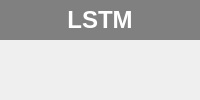
      <widget class="QWidget" name="page_LSTM">
       <layout class="QGridLayout" name="gridLayout_6">
        <property name="leftMargin">
         <number>0</number>
        </property>
        <property name="topMargin">
         <number>0</number>
        </property>
        <property name="rightMargin">
         <number>0</number>
        </property>
        <property name="bottomMargin">
         <number>0</number>
        </property>
        <property name="spacing">
         <number>0</number>
        </property>
        <item row="0" column="0">
         <widget class="QLabel" name="label_14">
          <property name="minimumSize">
           <size>
            <width>0</width>
            <height>40</height>
           </size>
          </property>
          <property name="maximumSize">
           <size>
            <width>16777215</width>
            <height>40</height>
           </size>
          </property>
          <property name="palette">
           <palette>
            <active>
             <colorrole role="WindowText">
              <brush brushstyle="SolidPattern">
               <color alpha="255">
                <red>255</red>
                <green>255</green>
                <blue>255</blue>
               </color>
              </brush>
             </colorrole>
             <colorrole role="Base">
              <brush brushstyle="SolidPattern">
               <color alpha="255">
                <red>255</red>
                <green>255</green>
                <blue>255</blue>
               </color>
              </brush>
             </colorrole>
             <colorrole role="Window">
              <brush brushstyle="SolidPattern">
               <color alpha="255">
                <red>128</red>
                <green>128</green>
                <blue>128</blue>
               </color>
              </brush>
             </colorrole>
            </active>
            <inactive>
             <colorrole role="WindowText">
              <brush brushstyle="SolidPattern">
               <color alpha="255">
                <red>255</red>
                <green>255</green>
                <blue>255</blue>
               </color>
              </brush>
             </colorrole>
             <colorrole role="Base">
              <brush brushstyle="SolidPattern">
               <color alpha="255">
                <red>255</red>
                <green>255</green>
                <blue>255</blue>
               </color>
              </brush>
             </colorrole>
             <colorrole role="Window">
              <brush brushstyle="SolidPattern">
               <color alpha="255">
                <red>128</red>
                <green>128</green>
                <blue>128</blue>
               </color>
              </brush>
             </colorrole>
            </inactive>
            <disabled>
             <colorrole role="WindowText">
              <brush brushstyle="SolidPattern">
               <color alpha="255">
                <red>120</red>
                <green>120</green>
                <blue>120</blue>
               </color>
              </brush>
             </colorrole>
             <colorrole role="Base">
              <brush brushstyle="SolidPattern">
               <color alpha="255">
                <red>128</red>
                <green>128</green>
                <blue>128</blue>
               </color>
              </brush>
             </colorrole>
             <colorrole role="Window">
              <brush brushstyle="SolidPattern">
               <color alpha="255">
                <red>128</red>
                <green>128</green>
                <blue>128</blue>
               </color>
              </brush>
             </colorrole>
            </disabled>
           </palette>
          </property>
          <property name="font">
           <font>
            <pointsize>18</pointsize>
            <weight>75</weight>
            <bold>true</bold>
           </font>
          </property>
          <property name="autoFillBackground">
           <bool>true</bool>
          </property>
          <property name="text">
           <string>LSTM</string>
          </property>
          <property name="alignment">
           <set>Qt::AlignCenter</set>
          </property>
         </widget>
        </item>
        <item row="1" column="0">
         <widget class="QWidget" name="widget_8" native="true"/>
        </item>
        <item row="2" column="0">
         <widget class="QWidget" name="widget_7" native="true"/>
        </item>
       </layout>
      </widget>
